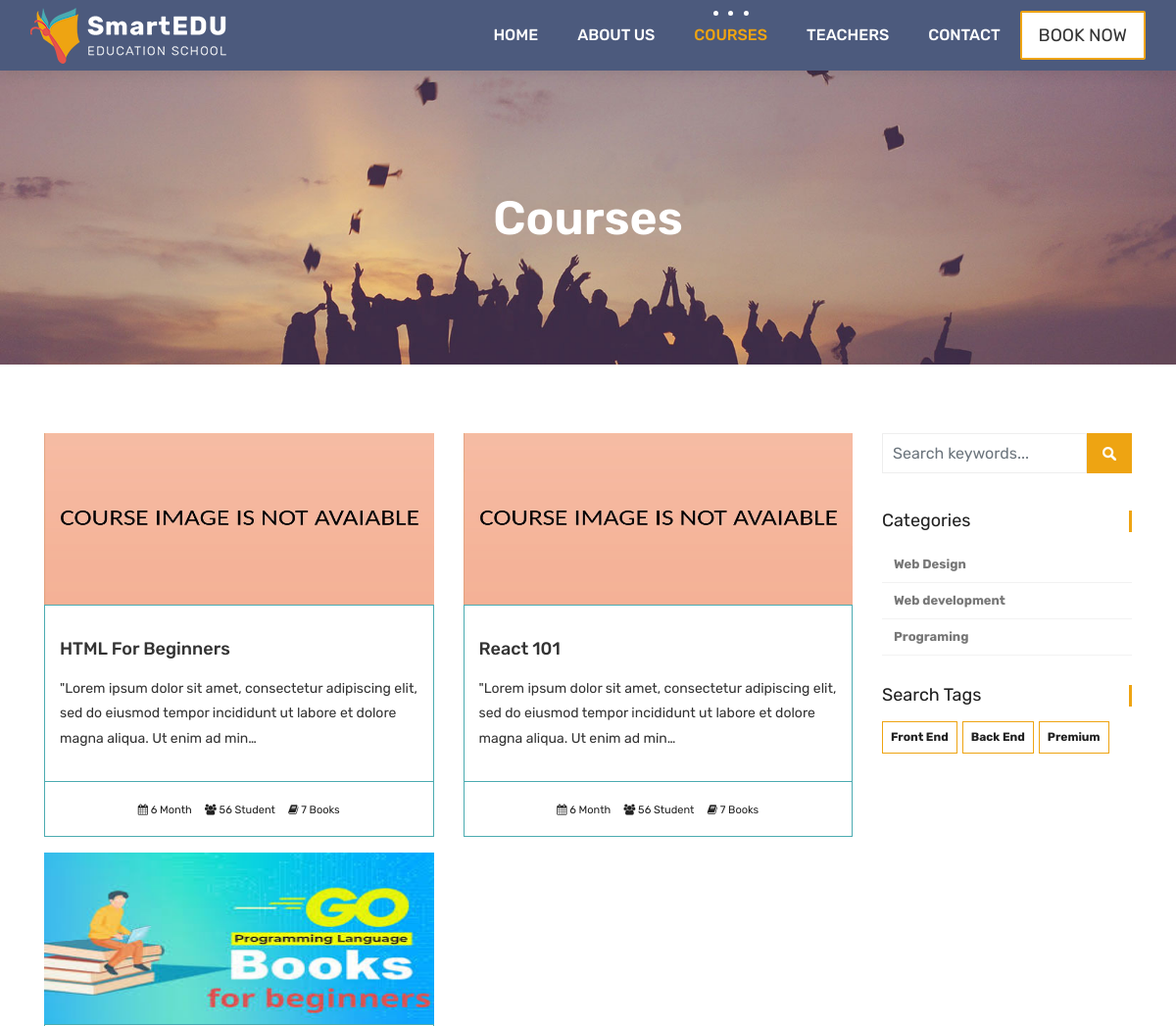
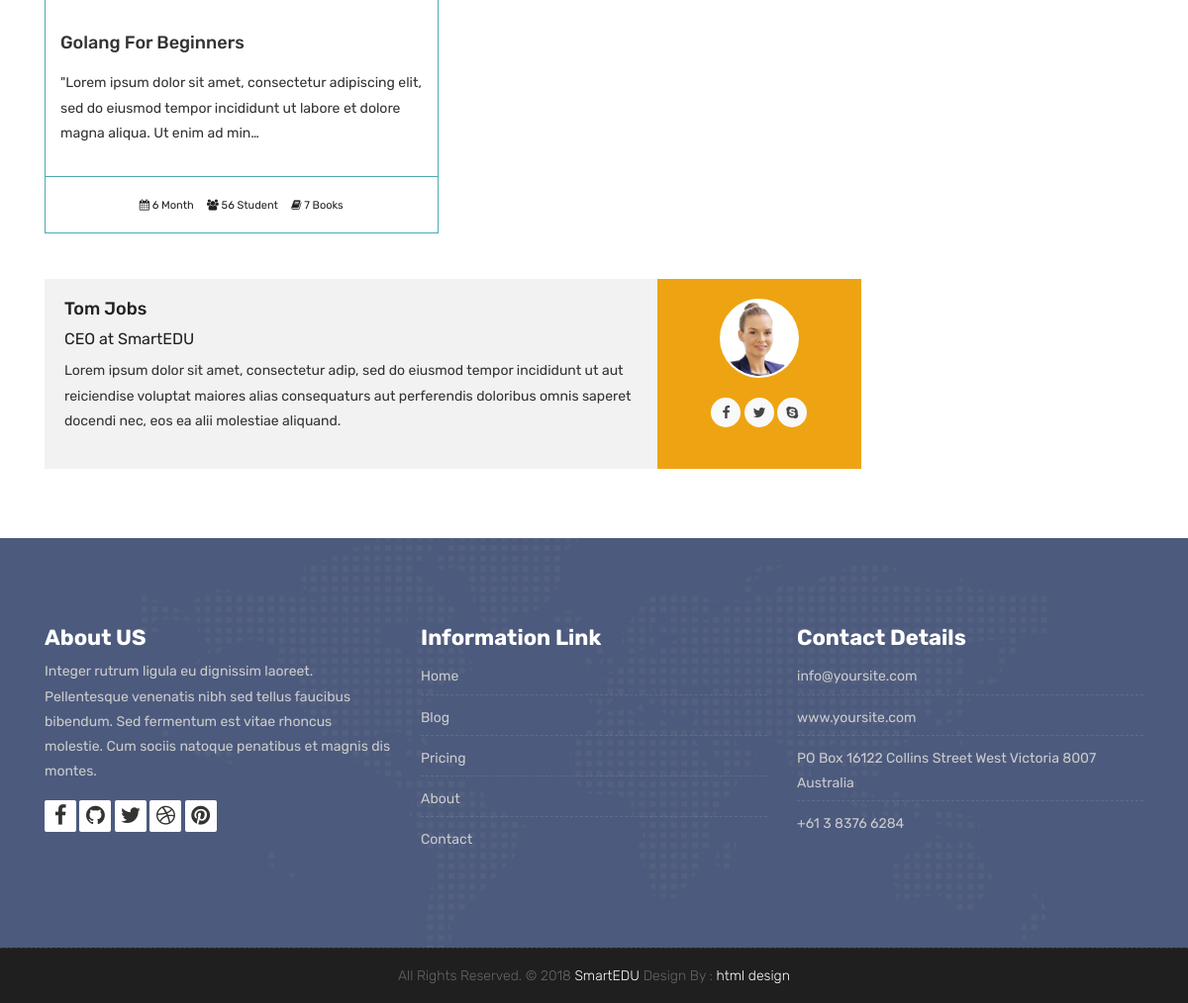
Page /courses/ on the committed database (2 pictures, top to bottom).
### courses/models.py (models this page shows, shortened)
class Course(models.Model):
    teacher=models.ForeignKey(Teacher,null=True, on_delete=models.CASCADE)
    name=models.CharField(max_length=200, unique=True, verbose_name="Kurs Adı ", help_text="Kurs adını yazınız")
    category=models.ForeignKey(Category,null=True,on_delete=models.DO_NOTHING)
    tags=models.ManyToManyField(Tag, blank=True, null=True)
    description=models.TextField(blank=True,null=True)
    image = models.ImageField(upload_to="courses/%Y/%m/%d/", default="courses/default_course_image.jpg")
    date = models.DateTimeField(auto_now=True)
    available = models.BooleanField(default=True)

class Category(models.Model):
       name=models.CharField(max_length=50,null=True)
       slug=models.SlugField(max_length=50, unique=True, null=True)

class Tag(models.Model):
       name=models.CharField(max_length=50,null=True)
       slug=models.SlugField(max_length=50, unique=True, null=True)

### courses/views.py (the view)
# urls.py: path('', views.course_list, name="courses"),
def course_list(request):
    courses=Course.objects.all().order_by('-date')
    categories=Category.objects.all()
    tags=Tag.objects .all()
    context={
        'courses':courses,
        'categories':categories,
        'tags':tags
    }
    return render(request,'courses.html',context)

### templates/courses.html
{% extends 'partials/_base.html' %}
{% block content %}
{% load static %}
	<div class="all-title-box">
		<div class="container text-center">
			<h1>Courses</span></h1>
		</div>
	</div>
    <div id="overviews" class="section wb">
        <div class="container">
            <div class="row">
                <div class="col-lg-9 blog-post-single">
					<div class="row">
						{% for  course in courses %}
                        <div class="col-lg-6 col-md-6 col-12 mb-3">
                            <div class="course-item">
                                <div class="image-blog">
                                    <img src="{{course.image.url}}" alt="" class="img-fluid" style="max-height: 175px;">
                                </div>
                                <div class="course-br">
                                    <div class="course-title">
                                        <h2><a href="{%url 'course_detail' course.category.slug course.id  %}" title="">{{course.name}}</a></h2>
                                    </div>
                                    <div class="course-desc">
                                        <p>{{course.description | truncatechars:140}} </p>
                                    </div>
                                </div>
                                <div class="course-meta-bot">
                                    <ul>
                                        <li><i class="fa fa-calendar" aria-hidden="true"></i> 6 Month</li>
                                        <li><i class="fa fa-users" aria-hidden="true"></i> 56 Student</li>
                                        <li><i class="fa fa-book" aria-hidden="true"></i> 7 Books</li>
                                    </ul>
                                </div>
                            </div>
                        </div>
                        {% endfor  %}
                    </div>
					<div class="blog-author">
						<div class="author-bio">
							<h3 class="author_name"><a href="#">Tom Jobs</a></h3>
							<h5>CEO at <a href="#">SmartEDU</a></h5>
							<p class="author_det">
								Lorem ipsum dolor sit amet, consectetur adip, sed do eiusmod tempor incididunt  ut aut reiciendise voluptat maiores alias consequaturs aut perferendis doloribus omnis saperet docendi nec, eos ea alii molestiae aliquand.
							</p>
						</div>
						<div class="author-desc">
							<img src="images/author.jpg" alt="about author">
							<ul class="author-social">
								<li><a href="#"><i class="fa fa-facebook"></i></a></li>
								<li><a href="#"><i class="fa fa-twitter"></i></a></li>
								<li><a href="#"><i class="fa fa-skype"></i></a></li>
							</ul>
						</div>
					</div>
                </div>
				<div class="col-lg-3 col-12 right-single">
					<div class="widget-search">
						<div class="site-search-area">
							<form method="get" id="site-searchform" action="#">
								<div>
									<input class="input-text form-control" name="search-k" id="search-k" placeholder="Search keywords..." type="text">
									<input id="searchsubmit" value="Search" type="submit">
								</div>
							</form>
						</div>
					</div>
					<div class="widget-categories">
						<h3 class="widget-title">Categories</h3>
						<ul>
							{% for category in categories%}
							<li><a href="{% url 'courses_by_category' category.slug %}"><b>{{category.name}}</b></a></li>
                            {% endfor  %}
					    </ul>
					</div>
					<div class="widget-tags">
						<h3 class="widget-title">Search Tags</h3>
						<ul class="tags">
							{% for tag in tags %}
							<li><a href="{% url 'courses_by_tag' tag.slug %}"><b>{{tag.name}}</b></a></li>
                            {% endfor  %}
						</ul>
					</div>
				</div>
            </div>
        </div>
    </div>
 {% endblock %}

### rows in the picture
Course: image (placeholder picture), name "HTML For Beginners", description "\"Lorem ipsum dolor sit amet, consectetur adipiscing elit, sed do eiusmod tempor incididunt ut labore et dolore magna aliqua. Ut enim ad min…"
Course: image (placeholder picture), name "React 101", description "\"Lorem ipsum dolor sit amet, consectetur adipiscing elit, sed do eiusmod tempor incididunt ut labore et dolore magna aliqua. Ut enim ad min…"
Course: image (picture), name "Golang For Beginners", description "\"Lorem ipsum dolor sit amet, consectetur adipiscing elit, sed do eiusmod tempor incididunt ut labore et dolore magna aliqua. Ut enim ad min…"
Category: name "Web Design"
Category: name "Web development"
Category: name "Programing"
Tag: name "Front End"
Tag: name "Back End"
Tag: name "Premium"
